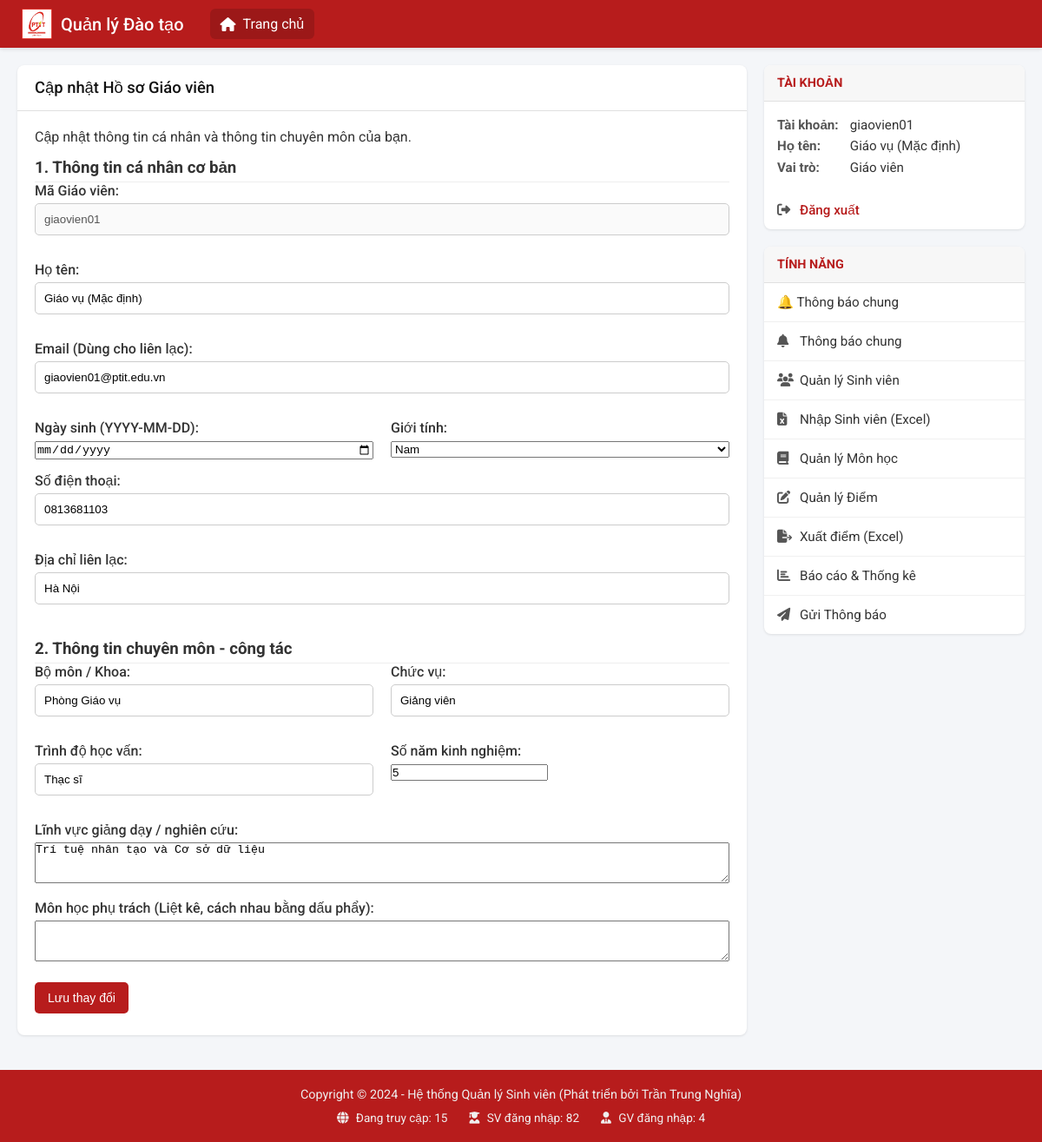
The app's page /admin/profile (signed in) with its own data.
### api/index.py (models this page shows, shortened)
class GiaoVien(db.Model):
    __tablename__ = 'giao_vien'
    ma_gv = db.Column(db.String(50), db.ForeignKey('tai_khoan.username', ondelete='CASCADE'), primary_key=True)
    ho_ten = db.Column(db.String(100), nullable=False, default='Giáo viên')
    gioi_tinh = db.Column(db.String(10), nullable=True)
    ngay_sinh = db.Column(db.Date, nullable=True)
    so_dien_thoai = db.Column(db.String(20), nullable=True)
    email = db.Column(db.String(150), unique=True, nullable=True)
    dia_chi = db.Column(db.String(255), nullable=True)
    anh_dai_dien = db.Column(db.String(255), nullable=True)
    bo_mon_khoa = db.Column(db.String(100), nullable=True)
    chuc_vu = db.Column(db.String(100), nullable=True)
    trinh_do_hoc_van = db.Column(db.String(100), nullable=True)
    linh_vuc = db.Column(db.Text, nullable=True)
    mon_hoc_phu_trach = db.Column(db.Text, nullable=True)
    so_nam_kinh_nghiem = db.Column(db.Integer, nullable=True)
    tai_khoan = db.relationship('TaiKhoan',
                                backref=db.backref('giao_vien', uselist=False, cascade='all, delete-orphan'),
                                foreign_keys=[ma_gv])

class TaiKhoan(UserMixin, db.Model):
    __tablename__ = 'tai_khoan'
    username = db.Column(db.String(50), primary_key=True)
    password = db.Column(db.String(255), nullable=False)
    vai_tro = db.Column(db.Enum(VaiTroEnum), nullable=False)

### api/index.py (the view, shortened to what this page needs)
@app.route('/admin/profile', methods=['GET', 'POST'])
@login_required
@role_required(VaiTroEnum.GIAOVIEN)
def admin_profile():
    gv = GiaoVien.query.get(current_user.username)
    return render_template('admin_profile.html', gv=gv)

### api/index.py (called while the page is built)
@login_manager.user_loader
def load_user(user_id):
    return TaiKhoan.query.get(user_id)

def role_required(vai_tro_enum):
    def decorator(f):
        @wraps(f)
        def decorated_function(*args, **kwargs):
            if not current_user.is_authenticated:
                return redirect(url_for('login'))
            if current_user.vai_tro != vai_tro_enum:
                abort(403)
            return f(*args, **kwargs)
        return decorated_function
    return decorator

### templates/admin_profile.html (shortened to what this page needs)
{% extends "_layout.html" %}
{% block content %}
<div class="card">
    <div class="card-header">
         Cập nhật Hồ sơ Giáo viên
    </div>
    <div class="card-body">
        <p>Cập nhật thông tin cá nhân và thông tin chuyên môn của bạn.</p>
        <form method="POST" action="{{ url_for('admin_profile') }}">
            <h3 style="margin-top: 15px; border-bottom: 1px solid #eee; padding-bottom: 5px;">1. Thông tin cá nhân cơ bản</h3>
            <div style="margin-bottom: 15px;">
                <label>Mã Giáo viên:</label>
                <input type="text" name="ma_gv" value="{{ gv.ma_gv }}" disabled>
            </div>
            <div style="margin-bottom: 15px;">
                <label for="ho_ten">Họ tên:</label>
                <input type="text" name="ho_ten" id="ho_ten" value="{{ gv.ho_ten or '' }}" required>
            </div>
            <div style="margin-bottom: 15px;">
                <label for="email">Email (Dùng cho liên lạc):</label>
                <input type="text" name="email" id="email" value="{{ gv.email or '' }}">
            </div>
            <div style="display: flex; gap: 20px;">
                <div style="margin-bottom: 15px; flex: 1;">
                    <label for="ngay_sinh">Ngày sinh (YYYY-MM-DD):</label>
                    <input type="date" name="ngay_sinh" id="ngay_sinh" value="{{ gv.ngay_sinh.strftime('%Y-%m-%d') if gv.ngay_sinh else '' }}" style="width: 100%;">
                </div>
                <div style="margin-bottom: 15px; flex: 1;">
                    <label for="gioi_tinh">Giới tính:</label>
                    <select name="gioi_tinh" id="gioi_tinh" style="width: 100%;">
                        <option value="Nam" {% if gv.gioi_tinh == 'Nam' %}selected{% endif %}>Nam</option>
                    </select>
                </div>
            </div>
            <div style="margin-bottom: 15px;">
                <label for="so_dien_thoai">Số điện thoại:</label>
                <input type="text" name="so_dien_thoai" id="so_dien_thoai" value="{{ gv.so_dien_thoai or '' }}">
            </div>
            <div style="margin-bottom: 15px;">
                <label for="dia_chi">Địa chỉ liên lạc:</label>
                <input type="text" name="dia_chi" id="dia_chi" value="{{ gv.dia_chi or '' }}">
            </div>
            <h3 style="margin-top: 25px; border-bottom: 1px solid #eee; padding-bottom: 5px;">2. Thông tin chuyên môn - công tác</h3>
            <div style="display: flex; gap: 20px;">
                <div style="margin-bottom: 15px; flex: 1;">
                    <label for="bo_mon_khoa">Bộ môn / Khoa:</label>
                    <input type="text" name="bo_mon_khoa" id="bo_mon_khoa" value="{{ gv.bo_mon_khoa or '' }}">
                </div>
                <div style="margin-bottom: 15px; flex: 1;">
                    <label for="chuc_vu">Chức vụ:</label>
                    <input type="text" name="chuc_vu" id="chuc_vu" value="{{ gv.chuc_vu or '' }}">
                </div>
            </div>
             <div style="display: flex; gap: 20px;">
                <div style="margin-bottom: 15px; flex: 1;">
                    <label for="trinh_do_hoc_van">Trình độ học vấn:</label>
                    <input type="text" name="trinh_do_hoc_van" id="trinh_do_hoc_van" value="{{ gv.trinh_do_hoc_van or '' }}">
                </div>
                <div style="margin-bottom: 15px; flex: 1;">
                    <label for="so_nam_kinh_nghiem">Số năm kinh nghiệm:</label>
                    <input type="number" name="so_nam_kinh_nghiem" id="so_nam_kinh_nghiem" value="{{ gv.so_nam_kinh_nghiem or '' }}" min="0">
                </div>
            </div>
            <div style="margin-bottom: 15px;">
                <label for="linh_vuc">Lĩnh vực giảng dạy / nghiên cứu:</label>
                <textarea name="linh_vuc" id="linh_vuc" rows="3" style="width: 100%;">{{ gv.linh_vuc or '' }}</textarea>
            </div>
             <div style="margin-bottom: 15px;">
                <label for="mon_hoc_phu_trach">Môn học phụ trách (Liệt kê, cách nhau bằng dấu phẩy):</label>
                <textarea name="mon_hoc_phu_trach" id="mon_hoc_phu_trach" rows="3" style="width: 100%;">{{ gv.mon_hoc_phu_trach or '' }}</textarea>
            </div>
            <div>
                <input type="submit" value="Lưu thay đổi">
            </div>
        </form>
    </div>
</div>
{% endblock %}

### templates/_layout.html (shortened to what this page needs)
<!DOCTYPE html>
<html lang="vi">
<head>
    <link rel="stylesheet" href="https://cdnjs.cloudflare.com/ajax/libs/font-awesome/6.5.1/css/all.min.css">
</head>
<body>
    <header class="app-header">
        <div class="header-logo">
            <img src="{{ url_for('static', filename='logo.png') }}" alt="Logo">
            <a href="{{ url_for('home') }}" class="header-logo-text">Quản lý Đào tạo</a>
        </div>
        <nav class="header-nav">
            <a href="{{ url_for('home') }}" class="active">
                <i class="fa-solid fa-house"></i>
                <span>Trang chủ</span>
            </a>
            </nav>
    </header>
    <div class="app-container">
        <main class="main-content">
            {% block content %}{% endblock %}
        </main>
        <aside class="sidebar-right">
    {% if current_user.is_authenticated %}
        <div class="sidebar-group">
            <h3 class="sidebar-header">Tài khoản</h3>
            <div class="sidebar-content">
                <strong>Tài khoản:</strong> {{ current_user.username }}<br>
                <strong>Họ tên:</strong>
                        {% if current_user.sinh_vien %}
                            {{ current_user.sinh_vien.ho_ten }}
                        {% elif current_user.giao_vien %}
                            {{ current_user.giao_vien.ho_ten }}
                        {% else %}
                            N/A
                        {% endif %}
                        <br>
                <strong>Vai trò:</strong> {{ 'Sinh viên' if current_user.vai_tro.value == 'SINHVIEN' else 'Giáo viên' }}
            </div>
            <nav class="sidebar-nav">
                <a href="{{ url_for('logout') }}" class="logout-link">
                    <i class="fa-solid fa-right-from-bracket"></i>
                    Đăng xuất
                </a>
            </nav>
        </div>
        <div class="sidebar-group">
            <h3 class="sidebar-header">Tính năng</h3>
            <nav class="sidebar-nav">
            {% if current_user.vai_tro.value == 'SINHVIEN' %}
                <a href="{{ url_for('student_dashboard') }}"><i class="fa-solid fa-bell"></i> Thông báo</a>
                <a href="{{ url_for('student_profile') }}"><i class="fa-solid fa-user-pen"></i> Thông tin cá nhân</a>
                <a href="#"><i class="fa-solid fa-book-open"></i> Chương trình học</a>
                <a href="{{ url_for('student_grades') }}"><i class="fa-solid fa-chart-simple"></i> Xem điểm & GPA</a>
                <a href="#"><i class="fa-solid fa-calendar-days"></i> Xem lịch học</a>
                <a href="#"><i class="fa-solid fa-file-pen"></i> Đăng ký môn học</a>
            {% elif current_user.vai_tro.value == 'GIAOVIEN' %}
<a href="{{ url_for('thong_bao_chung') }}">🔔 Thông báo chung</a>
                   <a href="{{ url_for('admin_dashboard') }}"><i class="fa-solid fa-bell"></i> Thông báo chung</a>
                    <a href="{{ url_for('admin_manage_students') }}"><i class="fa-solid fa-users"></i> Quản lý Sinh viên</a>
                    <a href="{{ url_for('admin_import_students') }}"><i class="fa-solid fa-file-excel"></i> Nhập Sinh viên (Excel)</a>
                    <a href="{{ url_for('admin_manage_courses') }}"><i class="fa-solid fa-book"></i> Quản lý Môn học</a>
                    <a href="{{ url_for('admin_manage_grades') }}"><i class="fa-solid fa-pen-to-square"></i> Quản lý Điểm</a>
                    <a href="{{ url_for('admin_export_grades') }}" class="nav-link"><i class="fa-solid fa-file-export"></i> Xuất điểm (Excel)</a>
                    <a href="{{ url_for('admin_reports_index') }}"><i class="fa-solid fa-chart-bar"></i> Báo cáo & Thống kê</a>
                    <a href="{{ url_for('admin_send_notification') }}"><i class="fa-solid fa-paper-plane"></i> Gửi Thông báo</a>
                {% endif %}
            </nav>
        </div>
    {% endif %}
</aside>
    </div>
    <footer class="app-footer">
        <p>Copyright &copy; 2024 - Hệ thống Quản lý Sinh viên (Phát triển bởi Trần Trung Nghĩa)</p>
        <div class="footer-stats">
            <span><i class="fa-solid fa-globe"></i> Đang truy cập: 15</span>
            <span><i class="fa-solid fa-user-graduate"></i> SV đăng nhập: 82</span>
            <span><i class="fa-solid fa-user-tie"></i> GV đăng nhập: 4</span>
        </div>
    </footer>
</body>
</html>

### templates/_layout.html (style rules this page uses)
.btn, input[type="submit"], .btn-export { display: inline-block; padding: 8px 15px; background-color: var(--primary-color); color: white; font-weight: bold; border: none; border-radius: 5px; cursor: pointer; text-decoration: none; font-size: 14px; text-align: center; transition: background-color 0.2s, opacity 0.2s; margin: 5px 0; }
:root { --primary-color: #b71c1c; --light-gray: #f4f6f9; --border-color: #e0e0e0; --card-shadow: 0 1px 3px rgba(0,0,0,0.1); }
* { box-sizing: border-box; margin: 0; padding: 0; }
html { height: 100%; }
body { font-family: 'Roboto', sans-serif; background-color: var(--light-gray); display: flex; flex-direction: column; min-height: 100vh; color: #333; }
.app-header { background-color: var(--primary-color); color: white; padding: 0 25px; display: flex; align-items: center; height: 55px; box-shadow: 0 2px 4px rgba(0,0,0,0.1); }
.header-logo { display: flex; align-items: center; gap: 10px; }
.header-logo img { height: 35px; }
.header-logo-text { font-size: 1.25rem; font-weight: 500; color: white; text-decoration: none; }
.header-nav { margin-left: 30px; display: flex; gap: 15px; }
.header-nav a { color: white; text-decoration: none; font-size: 1rem; display: flex; align-items: center; gap: 8px; padding: 8px 12px; border-radius: 6px; transition: background-color 0.2s; }
.header-nav a:hover, .header-nav a.active { background-color: rgba(0,0,0,0.15); }
.app-container { display: flex; flex: 1; width: 100%; max-width: 1400px; margin: 20px auto; gap: 20px; padding: 0 20px; }
.main-content { flex: 3; min-width: 0; }
.sidebar-right { flex: 1; min-width: 300px; }
.app-footer { background-color: var(--primary-color); color: #eee; padding: 20px; text-align: center; font-size: 0.9rem; margin-top: auto; }
.footer-stats { display: flex; justify-content: center; gap: 25px; margin-top: 10px; font-size: 0.85rem; color: #f0f0f0; }
.footer-stats span i { margin-right: 5px; }
.card { background: #fff; border-radius: 8px; box-shadow: var(--card-shadow); margin-bottom: 20px; overflow: hidden; }
.card-header { padding: 15px 20px; border-bottom: 1px solid var(--border-color); font-size: 1.15rem; font-weight: 500; color: #111; }
.card-body { padding: 20px; }
.sidebar-group { background: #fff; border-radius: 8px; box-shadow: var(--card-shadow); margin-bottom: 20px; overflow: hidden; }
.sidebar-header { background-color: #f7f7f7; border-bottom: 1px solid var(--border-color); color: var(--primary-color); padding: 12px 15px; margin: 0; font-size: 0.9em; font-weight: 700; text-transform: uppercase; }
.sidebar-content { padding: 15px; font-size: 0.95rem; line-height: 1.6; }
.sidebar-content strong { display: inline-block; min-width: 80px; color: #555; }
.sidebar-nav a { display: block; text-decoration: none; color: #333; padding: 13px 15px; border-bottom: 1px solid #f0f0f0; font-size: 0.95rem; transition: background-color 0.2s; display: flex; align-items: center; gap: 10px; }
.sidebar-nav a i { color: #555; width: 16px; }
.sidebar-nav a:last-child { border-bottom: none; }
.sidebar-nav a.logout-link { color: var(--primary-color); font-weight: 500; }
form label { display: block; font-weight: 500; margin-bottom: 5px; }
form input[type="text"], form input[type="password"] { width: 100%; padding: 10px; border: 1px solid #ccc; border-radius: 5px; margin-bottom: 15px; }
form input[type="submit"] { background: var(--primary-color); color: white; border: none; padding: 10px 15px; border-radius: 5px; cursor: pointer; font-weight: 500; }

### records on screen
GiaoVien: ma_gv "giaovien01", ho_ten "Giáo vụ (Mặc định)", email "giaovien01@ptit.edu.vn", gioi_tinh "Nam", so_dien_thoai "0813681103", dia_chi "Hà Nội", bo_mon_khoa "Phòng Giáo vụ", chuc_vu "Giảng viên", trinh_do_hoc_van "Thạc sĩ", so_nam_kinh_nghiem "5", linh_vuc "Trí tuệ nhân tạo và Cơ sở dữ liệu", giao_vien.ho_ten "Giáo vụ (Mặc định)"
TaiKhoan: username "giaovien01", vai_tro "Giáo viên"
